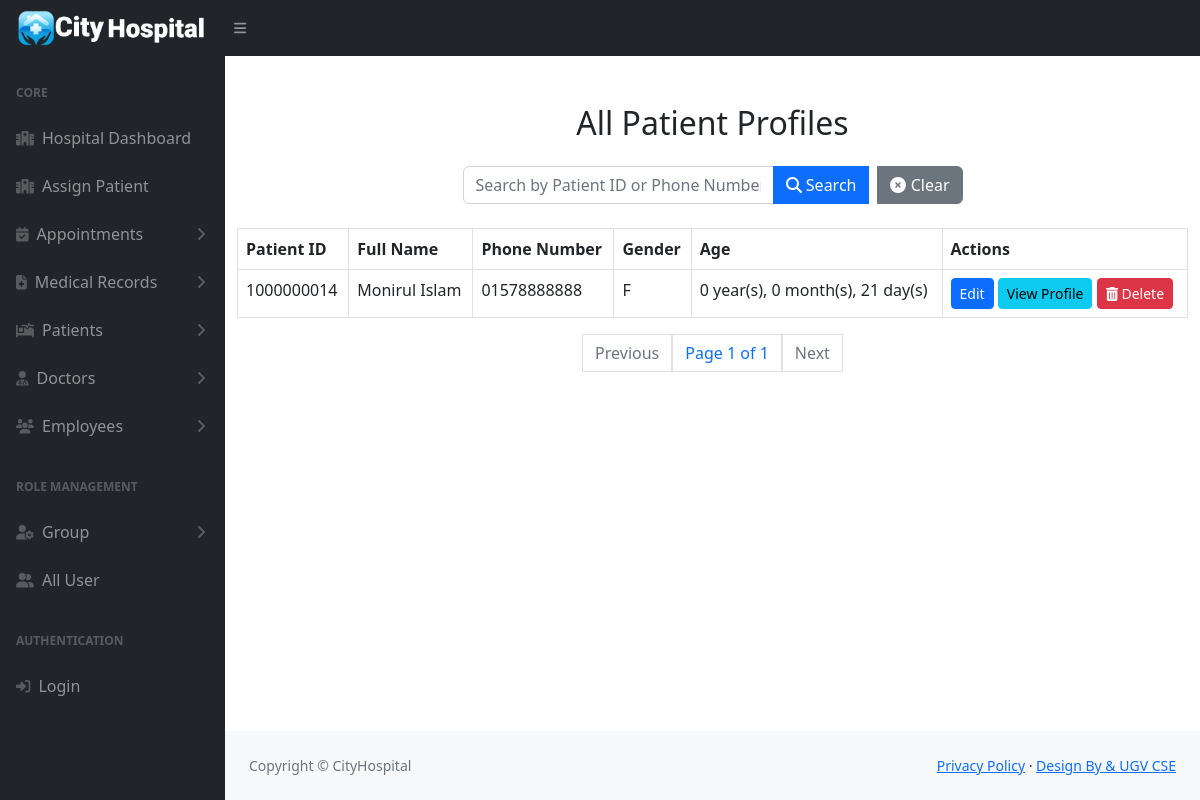
Before: /all_patients/ with the older database file.
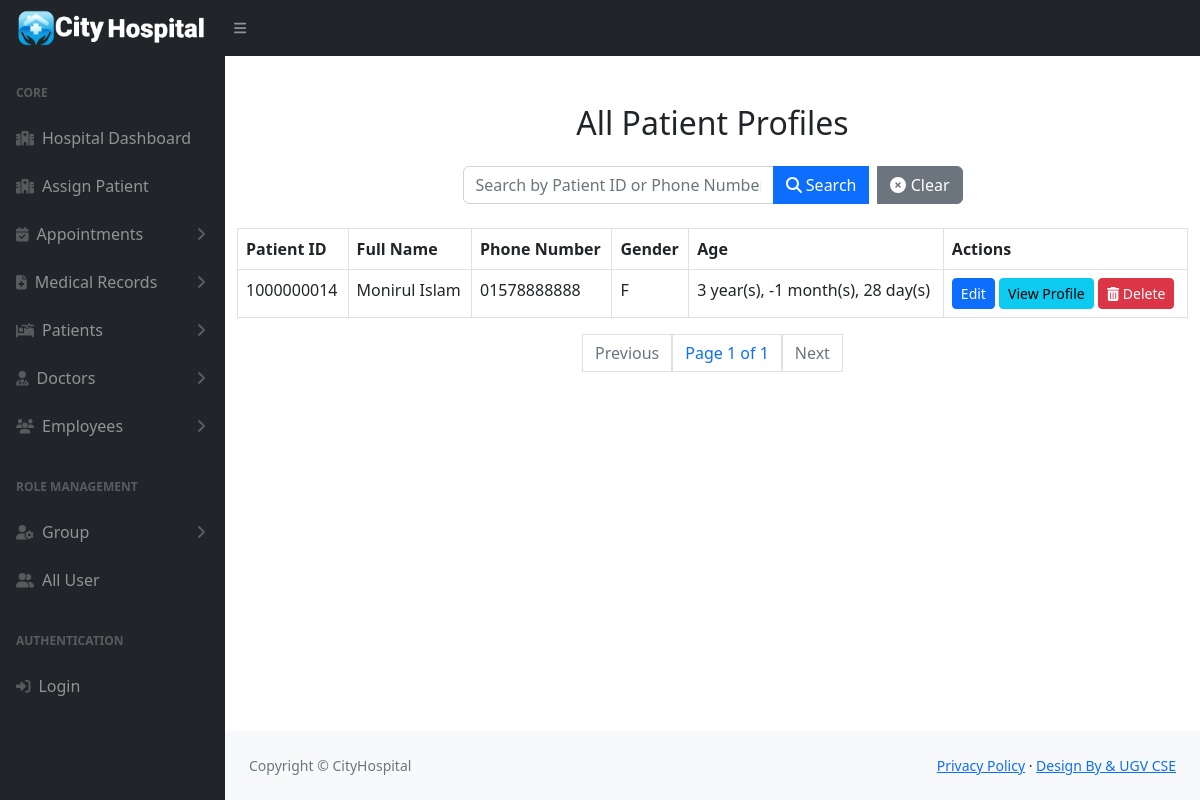
After: the same page with the newer database file.
### pms/models.py (models this page shows, shortened)
class PatientProfile(models.Model):
    user = models.OneToOneField(User, on_delete=models.CASCADE, related_name='patient_profile')
    patient_id = models.CharField(max_length=10, unique=True, editable=False)
    full_name = models.CharField(max_length=100)
    date_of_birth = models.DateField()
    gender_choices = [('Male', 'Male'), ('Female', 'Female'), ('Other', 'Other')]
    gender = models.CharField(max_length=6, choices=gender_choices)
    phone_number = models.CharField(
        max_length=11,
        validators=[
            RegexValidator(
                regex=r'^01[3-9]\d{8}$',
                message="Enter a valid Bangladesh phone number (e.g., 01712345678).",
                code='invalid_phone'
            )
        ]
    )
    present_address = models.CharField(max_length=255, blank=True, null=True)
    permanent_address = models.CharField(max_length=255, blank=True, null=True)
    city = models.CharField(max_length=100, blank=True, null=True)
    blood_type_choices = [('A+', 'A+'), ('A-', 'A-'), ('B+', 'B+'), ('B-', 'B-'),
                          ('O+', 'O+'), ('O-', 'O-'), ('AB+', 'AB+'), ('AB-', 'AB-')]
    blood_type = models.CharField(max_length=3, choices=blood_type_choices, blank=True, null=True)
    emergency_contact_name = models.CharField(max_length=100, blank=True, null=True)
    emergency_contact_relationship = models.CharField(max_length=50, blank=True, null=True)
    emergency_contact_phone = models.CharField(max_length=15, blank=True, null=True)
    allergies = models.BooleanField(default=False, blank=True, null=True)
    HIV_positive = models.BooleanField(default=False, blank=True, null=True)
    thalassemia = models.BooleanField(default=False, blank=True, null=True)
    diabetes = models.BooleanField(default=False, blank=True, null=True)
    hypertension = models.BooleanField(default=False, blank=True, null=True)
    notes = models.TextField(blank=True, null=True)
    created_at = models.DateTimeField(auto_now_add=True)
    updated_at = models.DateTimeField(auto_now=True)

### pms/views.py (the view)
# urls.py: path('all_patients/', all_patients, name='all_patients'),
def all_patients(request):
    search_query = request.GET.get('search', '')  # Get search query from URL
    patients = PatientProfile.objects.all().order_by('-id')
    if search_query:
        patients = patients.filter(
            patient_id__icontains=search_query
        ) | patients.filter(
            phone_number__icontains=search_query
        )
    for patient in patients:
        if patient.date_of_birth:
            today = date.today()
            delta_years = today.year - patient.date_of_birth.year
            delta_months = today.month - patient.date_of_birth.month
            delta_days = today.day - patient.date_of_birth.day
            if delta_years == 0:
                if delta_months == 0:  # Less than a month old
                    patient.age = f"{delta_days} day(s)"
                else:  # Less than a year old
                    patient.age = f"{delta_months} month(s)"
            else:
                if delta_months < 0:
                    delta_years -= 1
                    delta_months += 12
                if delta_days < 0:
                    delta_months -= 1
                    delta_days += 30  # Approximation
                patient.age = f"{delta_years} year(s), {delta_months} month(s), {delta_days} day(s)"
        else:
            patient.age = "N/A"
    paginator = Paginator(patients, 10)  # Show 10 patients per page
    page_number = request.GET.get('page')
    page_obj = paginator.get_page(page_number)
    return render(request, 'patient/all_patients.html', {'page_obj': page_obj, 'search_query': search_query})

### pms/context_processors.py (called while the page is built)
def site_information(request):
    site_info = SiteInfo.objects.first()
    return {
        'site_info': site_info
    }

### templates/patient/all_patients.html (shortened to what this page needs)
{% extends 'hospital/hospital_base.html' %}
{% block content %}
<div class="container mt-5">
    <h2 class="text-center mb-4">All Patient Profiles</h2>
<form method="get" class="mb-4 d-flex justify-content-center">
    <div class="input-group" style="max-width: 500px;">
        <input type="text" class="form-control" name="search" placeholder="Search by Patient ID or Phone Number" value="{{ search_query }}">
        <button class="btn btn-primary" type="submit">
            <i class="fas fa-search"></i> Search
        </button>
        <a href="{% url 'all_patients' %}" class="btn btn-secondary ms-2">
            <i class="fas fa-times-circle"></i> Clear
        </a>
    </div>
</form>
    <table class="table table-bordered">
        <thead>
            <tr>
                <th>Patient ID</th>
                <th>Full Name</th>
                <th>Phone Number</th>
                <th>Gender</th>
                <th>Age</th>
                <th>Actions</th>
            </tr>
        </thead>
        <tbody>
            {% for patient in page_obj %}
            <tr>
                <td>{{ patient.patient_id }}</td>
                <td>{{ patient.full_name }}</td>
                <td>{{ patient.phone_number }}</td>
                <td>{{ patient.gender }}</td>
                <td>{{ patient.age }}</td>
                <td>
                    <a href="{% url 'update_patient_profile' patient.id %}" class="btn btn-primary btn-sm">Edit</a>
                    <a href="{% url 'view_patient_profile' patient.patient_id %}" class="btn btn-info btn-sm">View Profile</a>
                    <form action="{% url 'delete_patient' patient.id %}" method="POST" style="display: inline-block;">
                        <button type="submit" class="btn btn-danger btn-sm" onclick="return confirm('Are you sure you want to delete this patient?');">
                            <i class="fas fa-trash-alt"></i> Delete
                        </button>
                    </form>
                </td>
            </tr>
            {% empty %}
            <tr>
                <td colspan="6" class="text-center">No patients found.</td>
            </tr>
            {% endfor %}
        </tbody>
    </table>
    <div class="pagination justify-content-center">
        <span class="page-link {% if not page_obj.has_previous %}disabled{% endif %}">
            {% if page_obj.has_previous %}
                <a href="?page={{ page_obj.previous_page_number }}&search={{ search_query }}" class="page-link">Previous</a>
            {% else %}
                Previous
            {% endif %}
        </span>
        <span class="page-link">Page {{ page_obj.number }} of {{ page_obj.paginator.num_pages }}</span>
        <span class="page-link {% if not page_obj.has_next %}disabled{% endif %}">
            {% if page_obj.has_next %}
                <a href="?page={{ page_obj.next_page_number }}&search={{ search_query }}" class="page-link">Next</a>
            {% else %}
                Next
            {% endif %}
        </span>
    </div>
</div>
{% endblock %}

Changed rows visible on the page:
changed PatientProfile "Monirul Islam": age "0 year(s), 0 month(s), 21 day(s)" → "3 year(s), -1 month(s), 28 day(s)"
